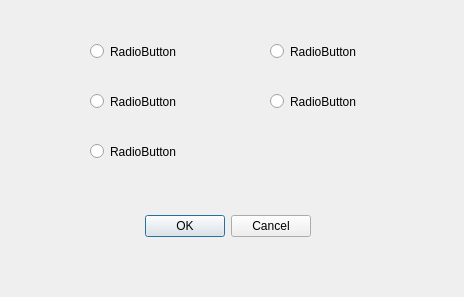
<?xml version="1.0" encoding="UTF-8"?>
<ui version="4.0">
 <class>InputDialog</class>
 <widget class="QDialog" name="InputDialog">
  <property name="geometry">
   <rect>
    <x>0</x>
    <y>0</y>
    <width>464</width>
    <height>297</height>
   </rect>
  </property>
  <property name="windowTitle">
   <string>Dialog</string>
  </property>
  <widget class="QDialogButtonBox" name="buttonBox">
   <property name="geometry">
    <rect>
     <x>120</x>
     <y>210</y>
     <width>191</width>
     <height>32</height>
    </rect>
   </property>
   <property name="orientation">
    <enum>Qt::Horizontal</enum>
   </property>
   <property name="standardButtons">
    <set>QDialogButtonBox::Cancel|QDialogButtonBox::Ok</set>
   </property>
  </widget>
  <widget class="QRadioButton" name="radioButton">
   <property name="geometry">
    <rect>
     <x>90</x>
     <y>40</y>
     <width>112</width>
     <height>23</height>
    </rect>
   </property>
   <property name="text">
    <string>RadioButton</string>
   </property>
  </widget>
  <widget class="QRadioButton" name="radioButton_2">
   <property name="geometry">
    <rect>
     <x>270</x>
     <y>40</y>
     <width>112</width>
     <height>23</height>
    </rect>
   </property>
   <property name="text">
    <string>RadioButton</string>
   </property>
  </widget>
  <widget class="QRadioButton" name="radioButton_3">
   <property name="geometry">
    <rect>
     <x>90</x>
     <y>90</y>
     <width>112</width>
     <height>23</height>
    </rect>
   </property>
   <property name="text">
    <string>RadioButton</string>
   </property>
  </widget>
  <widget class="QRadioButton" name="radioButton_4">
   <property name="geometry">
    <rect>
     <x>270</x>
     <y>90</y>
     <width>112</width>
     <height>23</height>
    </rect>
   </property>
   <property name="text">
    <string>RadioButton</string>
   </property>
  </widget>
  <widget class="QRadioButton" name="radioButton_5">
   <property name="geometry">
    <rect>
     <x>90</x>
     <y>140</y>
     <width>112</width>
     <height>23</height>
    </rect>
   </property>
   <property name="text">
    <string>RadioButton</string>
   </property>
  </widget>
 </widget>
 <resources/>
 <connections>
  <connection>
   <sender>buttonBox</sender>
   <signal>accepted()</signal>
   <receiver>InputDialog</receiver>
   <slot>accept()</slot>
   <hints>
    <hint type="sourcelabel">
     <x>248</x>
     <y>254</y>
    </hint>
    <hint type="destinationlabel">
     <x>157</x>
     <y>274</y>
    </hint>
   </hints>
  </connection>
  <connection>
   <sender>buttonBox</sender>
   <signal>rejected()</signal>
   <receiver>InputDialog</receiver>
   <slot>reject()</slot>
   <hints>
    <hint type="sourcelabel">
     <x>316</x>
     <y>260</y>
    </hint>
    <hint type="destinationlabel">
     <x>286</x>
     <y>274</y>
    </hint>
   </hints>
  </connection>
 </connections>
</ui>
